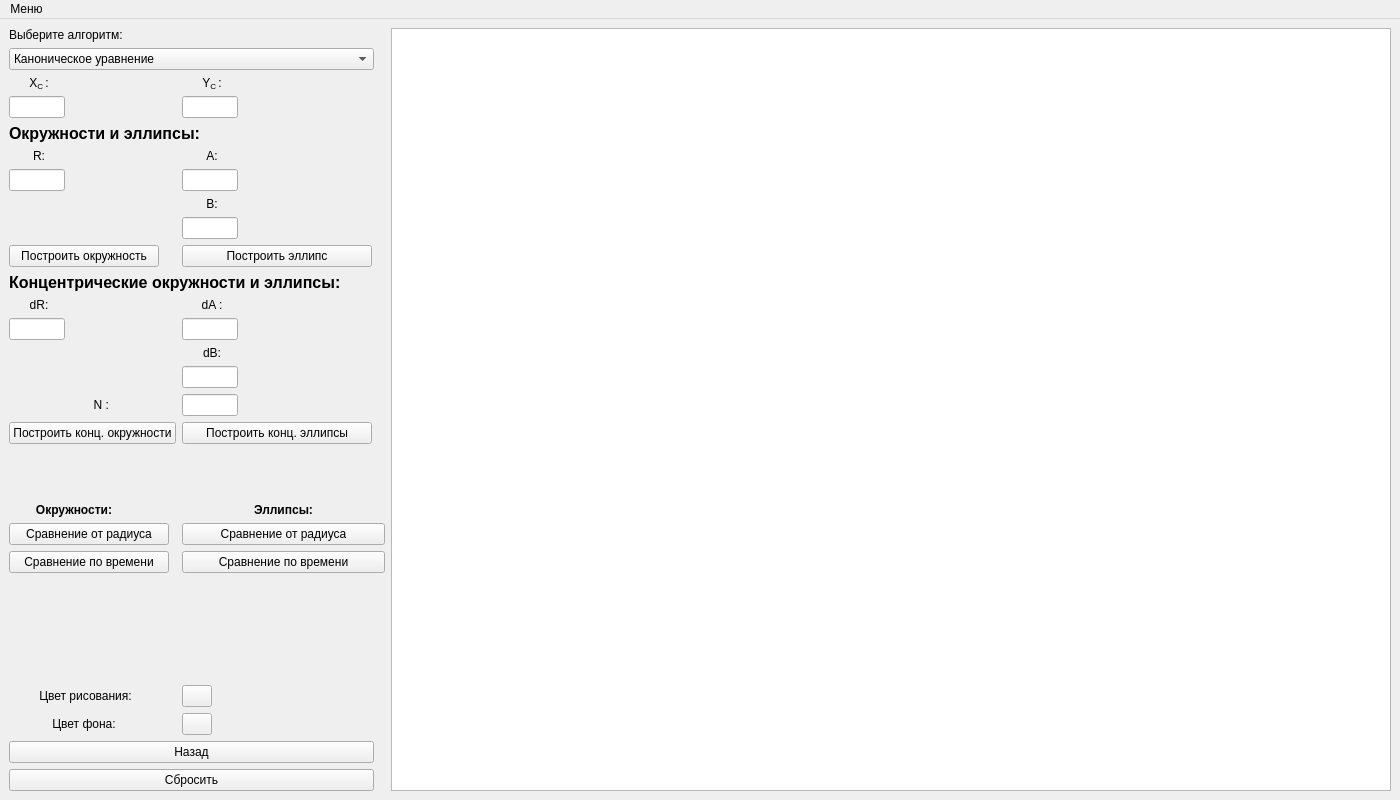
<?xml version="1.0" encoding="UTF-8"?>
<ui version="4.0">
 <class>MainWindow</class>
 <widget class="QMainWindow" name="MainWindow">
  <property name="geometry">
   <rect>
    <x>0</x>
    <y>0</y>
    <width>1400</width>
    <height>800</height>
   </rect>
  </property>
  <property name="minimumSize">
   <size>
    <width>1400</width>
    <height>600</height>
   </size>
  </property>
  <property name="maximumSize">
   <size>
    <width>16777215</width>
    <height>16777215</height>
   </size>
  </property>
  <property name="windowTitle">
   <string>MainWindow</string>
  </property>
  <widget class="QWidget" name="centralwidget">
   <layout class="QHBoxLayout" name="horizontalLayout_3">
    <item>
     <layout class="QFormLayout" name="formLayout">
      <item row="1" column="0">
       <widget class="QLabel" name="label">
        <property name="text">
         <string>Выберите алгоритм:</string>
        </property>
       </widget>
      </item>
      <item row="3" column="0" colspan="2">
       <widget class="QComboBox" name="comboBox">
        <property name="maximumSize">
         <size>
          <width>365</width>
          <height>16777215</height>
         </size>
        </property>
        <item>
         <property name="text">
          <string>Каноническое уравнение</string>
         </property>
        </item>
        <item>
         <property name="text">
          <string>Параметрическое уравнение</string>
         </property>
        </item>
        <item>
         <property name="text">
          <string>Библиотечный</string>
         </property>
        </item>
        <item>
         <property name="text">
          <string>Брезенхем</string>
         </property>
        </item>
        <item>
         <property name="text">
          <string>Средняя точка</string>
         </property>
        </item>
       </widget>
      </item>
      <item row="5" column="0">
       <widget class="QLabel" name="xLabel1">
        <property name="minimumSize">
         <size>
          <width>60</width>
          <height>0</height>
         </size>
        </property>
        <property name="maximumSize">
         <size>
          <width>60</width>
          <height>16777208</height>
         </size>
        </property>
        <property name="text">
         <string>&lt;html&gt;&lt;head/&gt;&lt;body&gt;&lt;p&gt;X&lt;span style=&quot; vertical-align:sub;&quot;&gt;C &lt;/span&gt;:&lt;/p&gt;&lt;/body&gt;&lt;/html&gt;</string>
        </property>
        <property name="alignment">
         <set>Qt::AlignCenter</set>
        </property>
       </widget>
      </item>
      <item row="5" column="1">
       <widget class="QLabel" name="yLabel1">
        <property name="minimumSize">
         <size>
          <width>20</width>
          <height>0</height>
         </size>
        </property>
        <property name="maximumSize">
         <size>
          <width>60</width>
          <height>16777215</height>
         </size>
        </property>
        <property name="text">
         <string>&lt;html&gt;&lt;head/&gt;&lt;body&gt;&lt;p&gt;Y&lt;span style=&quot; vertical-align:sub;&quot;&gt;C &lt;/span&gt;:&lt;/p&gt;&lt;/body&gt;&lt;/html&gt;</string>
        </property>
        <property name="alignment">
         <set>Qt::AlignCenter</set>
        </property>
       </widget>
      </item>
      <item row="6" column="0">
       <widget class="QLineEdit" name="CenterX">
        <property name="maximumSize">
         <size>
          <width>56</width>
          <height>16777215</height>
         </size>
        </property>
       </widget>
      </item>
      <item row="6" column="1">
       <widget class="QLineEdit" name="CenterY">
        <property name="maximumSize">
         <size>
          <width>56</width>
          <height>16777215</height>
         </size>
        </property>
       </widget>
      </item>
      <item row="7" column="0" colspan="2">
       <widget class="QLabel" name="label_2">
        <property name="maximumSize">
         <size>
          <width>365</width>
          <height>16777215</height>
         </size>
        </property>
        <property name="text">
         <string>&lt;html&gt;&lt;head/&gt;&lt;body&gt;&lt;p&gt;&lt;span style=&quot; font-size:12pt; font-weight:700;&quot;&gt;Окружности и эллипсы:&lt;/span&gt;&lt;/p&gt;&lt;/body&gt;&lt;/html&gt;</string>
        </property>
        <property name="textFormat">
         <enum>Qt::AutoText</enum>
        </property>
       </widget>
      </item>
      <item row="8" column="0">
       <widget class="QLabel" name="xLabel2">
        <property name="minimumSize">
         <size>
          <width>60</width>
          <height>0</height>
         </size>
        </property>
        <property name="maximumSize">
         <size>
          <width>60</width>
          <height>16777215</height>
         </size>
        </property>
        <property name="text">
         <string>&lt;html&gt;&lt;head/&gt;&lt;body&gt;&lt;p&gt;R:&lt;/p&gt;&lt;/body&gt;&lt;/html&gt;</string>
        </property>
        <property name="alignment">
         <set>Qt::AlignCenter</set>
        </property>
       </widget>
      </item>
      <item row="8" column="1">
       <widget class="QLabel" name="label_4">
        <property name="minimumSize">
         <size>
          <width>60</width>
          <height>0</height>
         </size>
        </property>
        <property name="maximumSize">
         <size>
          <width>60</width>
          <height>100</height>
         </size>
        </property>
        <property name="text">
         <string>&lt;html&gt;&lt;head/&gt;&lt;body&gt;&lt;p align=&quot;center&quot;&gt;A:&lt;/p&gt;&lt;/body&gt;&lt;/html&gt;</string>
        </property>
       </widget>
      </item>
      <item row="9" column="0">
       <widget class="QLineEdit" name="circleREdit">
        <property name="minimumSize">
         <size>
          <width>56</width>
          <height>0</height>
         </size>
        </property>
        <property name="maximumSize">
         <size>
          <width>56</width>
          <height>16777215</height>
         </size>
        </property>
       </widget>
      </item>
      <item row="9" column="1">
       <widget class="QLineEdit" name="ellipseAEdit">
        <property name="maximumSize">
         <size>
          <width>56</width>
          <height>16777215</height>
         </size>
        </property>
       </widget>
      </item>
      <item row="10" column="1">
       <widget class="QLabel" name="yLabel2">
        <property name="maximumSize">
         <size>
          <width>60</width>
          <height>100</height>
         </size>
        </property>
        <property name="text">
         <string>&lt;html&gt;&lt;head/&gt;&lt;body&gt;&lt;p&gt;B:&lt;/p&gt;&lt;/body&gt;&lt;/html&gt;</string>
        </property>
        <property name="alignment">
         <set>Qt::AlignCenter</set>
        </property>
       </widget>
      </item>
      <item row="11" column="1">
       <widget class="QLineEdit" name="ellipseBEdit">
        <property name="maximumSize">
         <size>
          <width>56</width>
          <height>16777215</height>
         </size>
        </property>
       </widget>
      </item>
      <item row="12" column="0">
       <widget class="QPushButton" name="drawCircleButton">
        <property name="minimumSize">
         <size>
          <width>150</width>
          <height>0</height>
         </size>
        </property>
        <property name="text">
         <string>Построить окружность</string>
        </property>
       </widget>
      </item>
      <item row="12" column="1">
       <widget class="QPushButton" name="drawEllipseButton">
        <property name="maximumSize">
         <size>
          <width>190</width>
          <height>16777215</height>
         </size>
        </property>
        <property name="text">
         <string>Построить эллипс</string>
        </property>
       </widget>
      </item>
      <item row="13" column="0" colspan="2">
       <widget class="QLabel" name="label_3">
        <property name="maximumSize">
         <size>
          <width>365</width>
          <height>16777215</height>
         </size>
        </property>
        <property name="text">
         <string>&lt;html&gt;&lt;head/&gt;&lt;body&gt;&lt;p&gt;&lt;span style=&quot; font-size:12pt; font-weight:700;&quot;&gt;Концентрические окружности и эллипсы:&lt;/span&gt;&lt;/p&gt;&lt;/body&gt;&lt;/html&gt;</string>
        </property>
       </widget>
      </item>
      <item row="14" column="0">
       <widget class="QLabel" name="rLabel">
        <property name="minimumSize">
         <size>
          <width>60</width>
          <height>0</height>
         </size>
        </property>
        <property name="maximumSize">
         <size>
          <width>60</width>
          <height>16777215</height>
         </size>
        </property>
        <property name="text">
         <string>&lt;html&gt;&lt;head/&gt;&lt;body&gt;&lt;p align=&quot;center&quot;&gt;dR:&lt;/p&gt;&lt;/body&gt;&lt;/html&gt;</string>
        </property>
       </widget>
      </item>
      <item row="14" column="1">
       <widget class="QLabel" name="yLabel3">
        <property name="maximumSize">
         <size>
          <width>60</width>
          <height>16777215</height>
         </size>
        </property>
        <property name="text">
         <string>&lt;html&gt;&lt;head/&gt;&lt;body&gt;&lt;p align=&quot;center&quot;&gt;dA :&lt;/p&gt;&lt;/body&gt;&lt;/html&gt;</string>
        </property>
       </widget>
      </item>
      <item row="15" column="0">
       <widget class="QLineEdit" name="circleDrEdit">
        <property name="maximumSize">
         <size>
          <width>56</width>
          <height>16777215</height>
         </size>
        </property>
       </widget>
      </item>
      <item row="15" column="1">
       <widget class="QLineEdit" name="ellipseDaEdit">
        <property name="maximumSize">
         <size>
          <width>56</width>
          <height>16777215</height>
         </size>
        </property>
       </widget>
      </item>
      <item row="16" column="1">
       <widget class="QLabel" name="angleLabel">
        <property name="maximumSize">
         <size>
          <width>60</width>
          <height>16777215</height>
         </size>
        </property>
        <property name="text">
         <string>&lt;html&gt;&lt;head/&gt;&lt;body&gt;&lt;p align=&quot;center&quot;&gt;dB:&lt;/p&gt;&lt;/body&gt;&lt;/html&gt;</string>
        </property>
       </widget>
      </item>
      <item row="17" column="1">
       <widget class="QLineEdit" name="ellipseDbEdit">
        <property name="maximumSize">
         <size>
          <width>56</width>
          <height>16777215</height>
         </size>
        </property>
       </widget>
      </item>
      <item row="18" column="0">
       <widget class="QLabel" name="label_5">
        <property name="minimumSize">
         <size>
          <width>100</width>
          <height>0</height>
         </size>
        </property>
        <property name="text">
         <string>&lt;html&gt;&lt;head/&gt;&lt;body&gt;&lt;p align=&quot;right&quot;&gt;N :&lt;/p&gt;&lt;/body&gt;&lt;/html&gt;</string>
        </property>
       </widget>
      </item>
      <item row="18" column="1">
       <widget class="QLineEdit" name="spectrN">
        <property name="maximumSize">
         <size>
          <width>56</width>
          <height>16777215</height>
         </size>
        </property>
       </widget>
      </item>
      <item row="19" column="0">
       <widget class="QPushButton" name="circleSpectr">
        <property name="minimumSize">
         <size>
          <width>150</width>
          <height>0</height>
         </size>
        </property>
        <property name="text">
         <string>Построить конц. окружности</string>
        </property>
       </widget>
      </item>
      <item row="19" column="1">
       <widget class="QPushButton" name="ellipseSpectr">
        <property name="maximumSize">
         <size>
          <width>190</width>
          <height>16777215</height>
         </size>
        </property>
        <property name="text">
         <string>Построить конц. эллипсы</string>
        </property>
       </widget>
      </item>
      <item row="20" column="0">
       <spacer name="verticalSpacer_2">
        <property name="orientation">
         <enum>Qt::Vertical</enum>
        </property>
        <property name="sizeHint" stdset="0">
         <size>
          <width>20</width>
          <height>40</height>
         </size>
        </property>
       </spacer>
      </item>
      <item row="21" column="0">
       <widget class="QLabel" name="label_8">
        <property name="minimumSize">
         <size>
          <width>130</width>
          <height>0</height>
         </size>
        </property>
        <property name="maximumSize">
         <size>
          <width>90</width>
          <height>16777215</height>
         </size>
        </property>
        <property name="text">
         <string>&lt;html&gt;&lt;head/&gt;&lt;body&gt;&lt;p align=&quot;center&quot;&gt;&lt;span style=&quot; font-weight:700;&quot;&gt;Окружности:&lt;/span&gt;&lt;/p&gt;&lt;/body&gt;&lt;/html&gt;</string>
        </property>
       </widget>
      </item>
      <item row="21" column="1">
       <widget class="QLabel" name="label_9">
        <property name="text">
         <string>&lt;html&gt;&lt;head/&gt;&lt;body&gt;&lt;p align=&quot;center&quot;&gt;&lt;span style=&quot; font-weight:700;&quot;&gt;Эллипсы:&lt;/span&gt;&lt;/p&gt;&lt;/body&gt;&lt;/html&gt;</string>
        </property>
       </widget>
      </item>
      <item row="22" column="0">
       <widget class="QPushButton" name="stepTestButton">
        <property name="minimumSize">
         <size>
          <width>160</width>
          <height>0</height>
         </size>
        </property>
        <property name="maximumSize">
         <size>
          <width>365</width>
          <height>16777215</height>
         </size>
        </property>
        <property name="text">
         <string>Сравнение от радиуса</string>
        </property>
       </widget>
      </item>
      <item row="22" column="1">
       <widget class="QPushButton" name="stepEllipseButton">
        <property name="text">
         <string>Сравнение от радиуса</string>
        </property>
       </widget>
      </item>
      <item row="23" column="0">
       <widget class="QPushButton" name="speedTestButton">
        <property name="minimumSize">
         <size>
          <width>160</width>
          <height>0</height>
         </size>
        </property>
        <property name="maximumSize">
         <size>
          <width>365</width>
          <height>16777215</height>
         </size>
        </property>
        <property name="text">
         <string>Сравнение по времени</string>
        </property>
       </widget>
      </item>
      <item row="23" column="1">
       <widget class="QPushButton" name="speedEllipseButton">
        <property name="text">
         <string>Сравнение по времени</string>
        </property>
       </widget>
      </item>
      <item row="25" column="1">
       <spacer name="verticalSpacer">
        <property name="orientation">
         <enum>Qt::Vertical</enum>
        </property>
        <property name="sizeHint" stdset="0">
         <size>
          <width>20</width>
          <height>40</height>
         </size>
        </property>
       </spacer>
      </item>
      <item row="29" column="0" colspan="2">
       <widget class="QPushButton" name="backButton">
        <property name="maximumSize">
         <size>
          <width>365</width>
          <height>16777215</height>
         </size>
        </property>
        <property name="text">
         <string>Назад</string>
        </property>
       </widget>
      </item>
      <item row="30" column="0" colspan="2">
       <widget class="QPushButton" name="clearButton">
        <property name="maximumSize">
         <size>
          <width>365</width>
          <height>16777215</height>
         </size>
        </property>
        <property name="text">
         <string>Сбросить</string>
        </property>
       </widget>
      </item>
      <item row="26" column="1">
       <widget class="QPushButton" name="colorButton">
        <property name="maximumSize">
         <size>
          <width>30</width>
          <height>30</height>
         </size>
        </property>
        <property name="text">
         <string/>
        </property>
       </widget>
      </item>
      <item row="27" column="1">
       <widget class="QPushButton" name="backgroundColorButton">
        <property name="maximumSize">
         <size>
          <width>30</width>
          <height>16777215</height>
         </size>
        </property>
        <property name="text">
         <string/>
        </property>
       </widget>
      </item>
      <item row="27" column="0">
       <widget class="QLabel" name="label_7">
        <property name="minimumSize">
         <size>
          <width>150</width>
          <height>0</height>
         </size>
        </property>
        <property name="text">
         <string>&lt;html&gt;&lt;head/&gt;&lt;body&gt;&lt;p align=&quot;center&quot;&gt;Цвет фона:&lt;/p&gt;&lt;/body&gt;&lt;/html&gt;</string>
        </property>
       </widget>
      </item>
      <item row="26" column="0">
       <widget class="QLabel" name="label_6">
        <property name="minimumSize">
         <size>
          <width>153</width>
          <height>0</height>
         </size>
        </property>
        <property name="text">
         <string>&lt;html&gt;&lt;head/&gt;&lt;body&gt;&lt;p align=&quot;center&quot;&gt;Цвет рисования:&lt;/p&gt;&lt;/body&gt;&lt;/html&gt;</string>
        </property>
       </widget>
      </item>
      <item row="25" column="0">
       <spacer name="verticalSpacer_3">
        <property name="orientation">
         <enum>Qt::Vertical</enum>
        </property>
        <property name="sizeHint" stdset="0">
         <size>
          <width>20</width>
          <height>40</height>
         </size>
        </property>
       </spacer>
      </item>
      <item row="24" column="0">
       <spacer name="verticalSpacer_4">
        <property name="orientation">
         <enum>Qt::Vertical</enum>
        </property>
        <property name="sizeHint" stdset="0">
         <size>
          <width>20</width>
          <height>40</height>
         </size>
        </property>
       </spacer>
      </item>
     </layout>
    </item>
    <item>
     <layout class="QVBoxLayout" name="verticalLayout">
      <item>
       <widget class="QGraphicsView" name="graphicsView">
        <property name="minimumSize">
         <size>
          <width>1000</width>
          <height>450</height>
         </size>
        </property>
        <property name="maximumSize">
         <size>
          <width>16777215</width>
          <height>16777215</height>
         </size>
        </property>
       </widget>
      </item>
     </layout>
    </item>
   </layout>
  </widget>
  <widget class="QMenuBar" name="menuBar">
   <property name="geometry">
    <rect>
     <x>0</x>
     <y>0</y>
     <width>1400</width>
     <height>21</height>
    </rect>
   </property>
   <widget class="QMenu" name="menu">
    <property name="title">
     <string>Меню</string>
    </property>
    <addaction name="progInfo"/>
    <addaction name="authorInfo"/>
    <addaction name="separator"/>
    <addaction name="exit"/>
   </widget>
   <addaction name="menu"/>
  </widget>
  <action name="progInfo">
   <property name="checkable">
    <bool>false</bool>
   </property>
   <property name="checked">
    <bool>false</bool>
   </property>
   <property name="text">
    <string>О программе</string>
   </property>
  </action>
  <action name="authorInfo">
   <property name="text">
    <string>Об авторе</string>
   </property>
  </action>
  <action name="exit">
   <property name="text">
    <string>Выход</string>
   </property>
  </action>
 </widget>
 <resources/>
 <connections/>
</ui>
